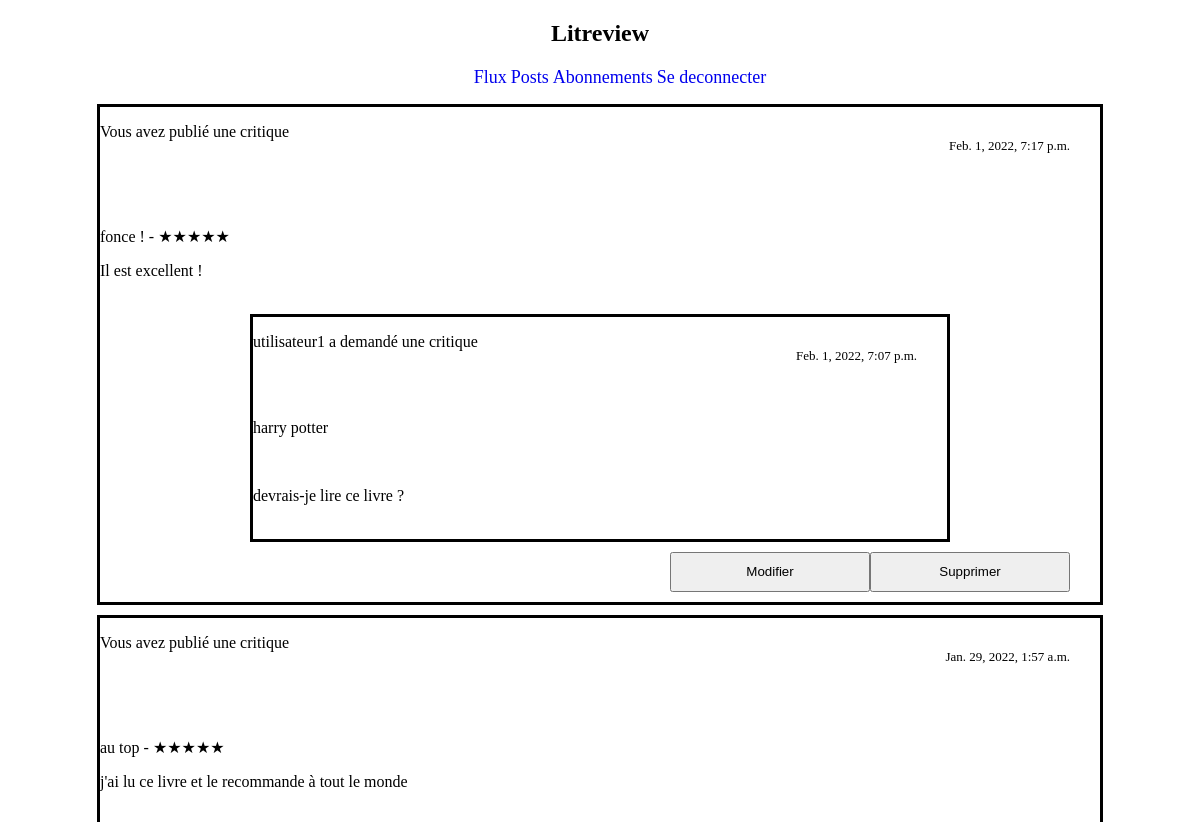
/vos-posts/ (signed in, upper part), run on an earlier commit of the app's database.
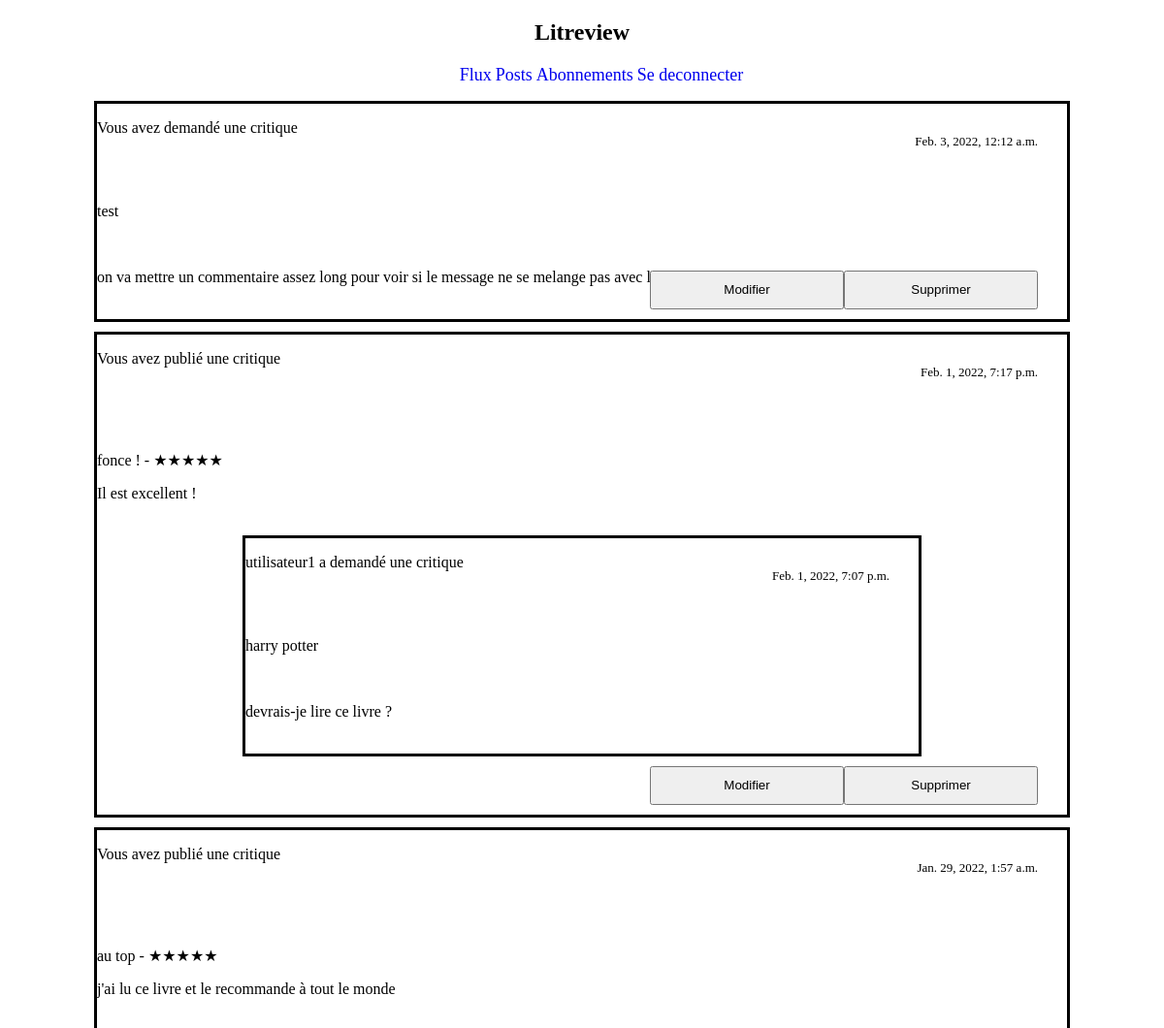
And on a later commit of the database.
### blog/models.py (models this page shows, shortened)
class Review(models.Model):
    ticket_associe = models.ForeignKey(to=Ticket, on_delete=models.CASCADE, null=True, blank=True)
    rating = models.PositiveSmallIntegerField(
        validators=[MinValueValidator(0), MaxValueValidator(5)])
    headline = models.CharField(max_length=128)
    body = models.CharField(max_length=8192, blank=True)
    user_associe = models.ForeignKey(
        User, on_delete=models.CASCADE, null=True, blank=True)
    time_created = models.DateTimeField(auto_now_add=True)

class Ticket(models.Model):
    title = models.CharField(max_length=128)
    description = models.TextField(max_length=2048, blank=True)
    user = models.ForeignKey(User, on_delete=models.CASCADE)
    image = models.ImageField(blank=True)
    time_created = models.DateTimeField(auto_now_add=True)

class User(models.Model):
    username = models.CharField(max_length=150, unique=True)
    password = models.CharField(max_length=100)
    email = models.EmailField(max_length=254)

### blog/views.py (the view)
# urls.py: path('vos-posts/', views.page_vos_flux_text),
def page_vos_flux_text(request):
    try:
        if not request.session['connected']:
            print(request.session['connected'])
            return redirect('/index')
        else:
            pass
    except KeyError:
        print("probleme avec la session")
    user = User.objects.get(username=request.session['username'])
    tickets = Ticket.objects.filter(user=user)
    reviews = Review.objects.filter(user_associe=user)
    reviews_ticket_associeted_id = [review.ticket_associe_id for review in reviews]
    tickets_associated_to_reviews = Ticket.objects.filter(id__in=reviews_ticket_associeted_id)
    tickets_reviews = sorted(chain(tickets, reviews), key=attrgetter('time_created'),
                             reverse=True)
    context = {
        'tickets_associated_to_reviews': tickets_associated_to_reviews,
        'tickets_reviews': tickets_reviews,
        'user_id': user.id
    }
    return render(request, 'templates/blog/posts_test.html', context)

### blog/templates/blog/posts_test.html (shortened to what this page needs)
<!doctype html>
<html lang="fr">
<head>
    {% block header %}
    {% include 'blog/barre_de_navigation.html' %}
    {% endblock %}
  {% load static %}
  <link rel="stylesheet" href="{% static 'blog/flux.css' %}">
<body>
{% for q in tickets_reviews %}
    {% if q.headline %}
        <div id="review">
            <p class="demande_de_critique">Vous avez publié une critique</p>
            <br>
            <p class="heure">{{q.time_created}}</p>
            <br>
            <br>
            {% if q.rating == 5 %}
            <p id="book_title">{{q.headline}} - ★★★★★</p>
            {% endif %}
            <p id="description">{{q.body}}</p>
            <br>
            {% for ticket in tickets_associated_to_reviews %}
                {% if ticket.id == q.ticket_associe_id %}
                    <div class="ticket_on_our_flux_page">
                        {% if user_id == ticket.user.id %}
                        <p class="demande_de_critique">Vous avez publié une critique</p>
                        <br>
                        {% else %}
                        <p>{{ticket.user.username}} a demandé une critique</p>
                        <br>
                        {% endif %}
                        <p class="heure">{{ticket.time_created}}</p>
                        <br>
                        <p id="book_title">{{ticket.title}}</p>
                        <br>
                        <p id="description">{{ticket.description}}</p>
                        <br>
                    </div>
                {% endif %}
            {% endfor %}
            <div id="bouton_div">
                <button class="button" onclick="window.location.href = '/supprimer-review/{{q.id}}'";>Supprimer</button>
            <button class="button" onclick="window.location.href = '/modifier-review/{{q.id}}'";>Modifier</button>
            </div>
        </div>
    {% else %}
        <div id="tickets">
            <p class="demande_de_critique">Vous avez demandé une critique</p>
            <br>
            <p class="heure">{{q.time_created}}</p>
            <br>
            <p id="book_title">{{q.title}}</p>
            <br>
            <p id="description">{{q.description}}</p>
            <br>
            <button class="button" onclick="window.location.href = '/supprimer-ticket/{{q.id}}'";>Supprimer</button>
        <button class="button" onclick="window.location.href = '/modifier-ticket/{{q.id}}'";>Modifier</button>
        </div>
    {% endif %}
{% endfor %}
</body>
</html>

### blog/templates/blog/barre_de_navigation.html
{% load static %}
  <link rel="stylesheet" href="{% static '/blog/barre_de_navigation.css' %}">
<div id="title">
    <h2 class="header">Litreview</h2>
</div>
<div id="liens">
    <ul class="header">
        <li><a href="/flux/">Flux</a></li>
        <li><a href="/vos-posts/">Posts</a></li>
        <li><a href="/abonnement/">Abonnements</a></li>
        <li><a href="/deconnexion/">Se deconnecter</a></li>
    </ul>
</div>

### blog/static/blog/barre_de_navigation.css (style rules this page uses)
#title { text-align: center; font-size: revert; margin-right: auto; margin-left: auto; min-width: 1000px; }
li { display: inline; font-size: large; }
a:link { text-decoration:none }
#liens { margin-right: auto; margin-left: auto; text-align: center; min-width: 1000px; }

### blog/static/blog/flux.css (style rules this page uses)
#tickets, #review, #reponse_critique, #critique_div { border-color: black; border-style: solid; margin-left: auto; margin-right: auto; margin-bottom: 10px; min-width: 1000px; width: 500px }
button, h1, h2 { text-align: center; }
.heure { position: relative; float: right; top: -50px; right: 30px; font-size: small; }
.button { text-align: center; position: relative; float: right; bottom: 50px; right: 30px; width: 200px; height: 40px; }
button { width: 200px; height: 40px; }
.ticket_on_our_flux_page, .ticket_review_miniature { border-color: black; border-style: solid; margin-left: 150px; margin-right: 150px; margin-bottom: 60px; }

What changed in the data, as far as the page shows it:
added Ticket: time_created "Feb. 3, 2022, 12:12 a.m.", title "test", description "on va mettre un commentaire assez long pour voir si le message ne se melange pas avec le bouton", shown under "Litreview"
